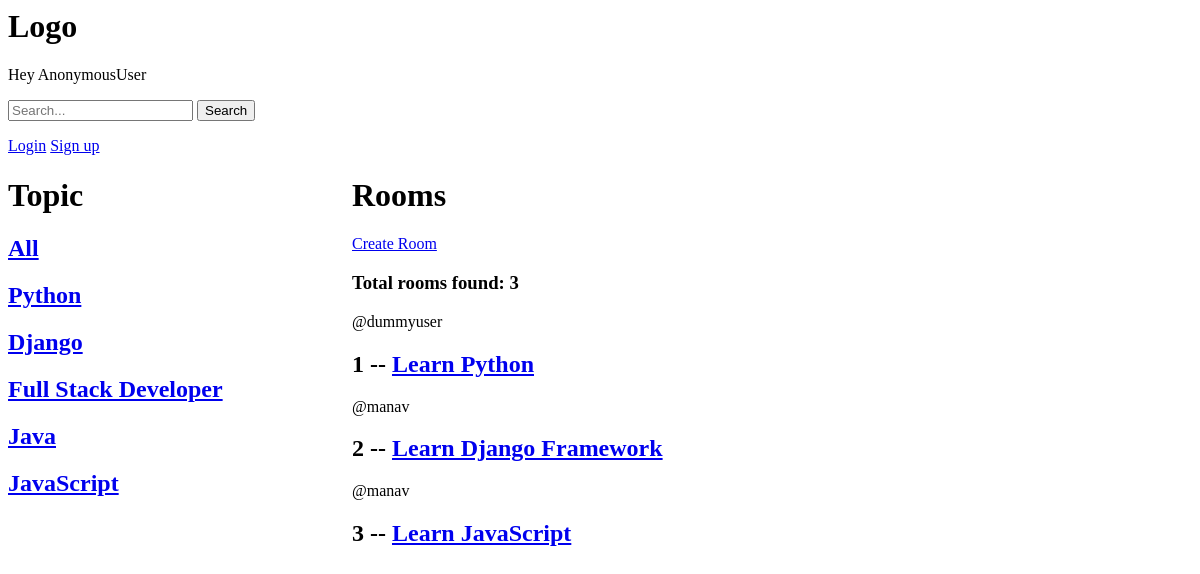
The app's page /, older data.
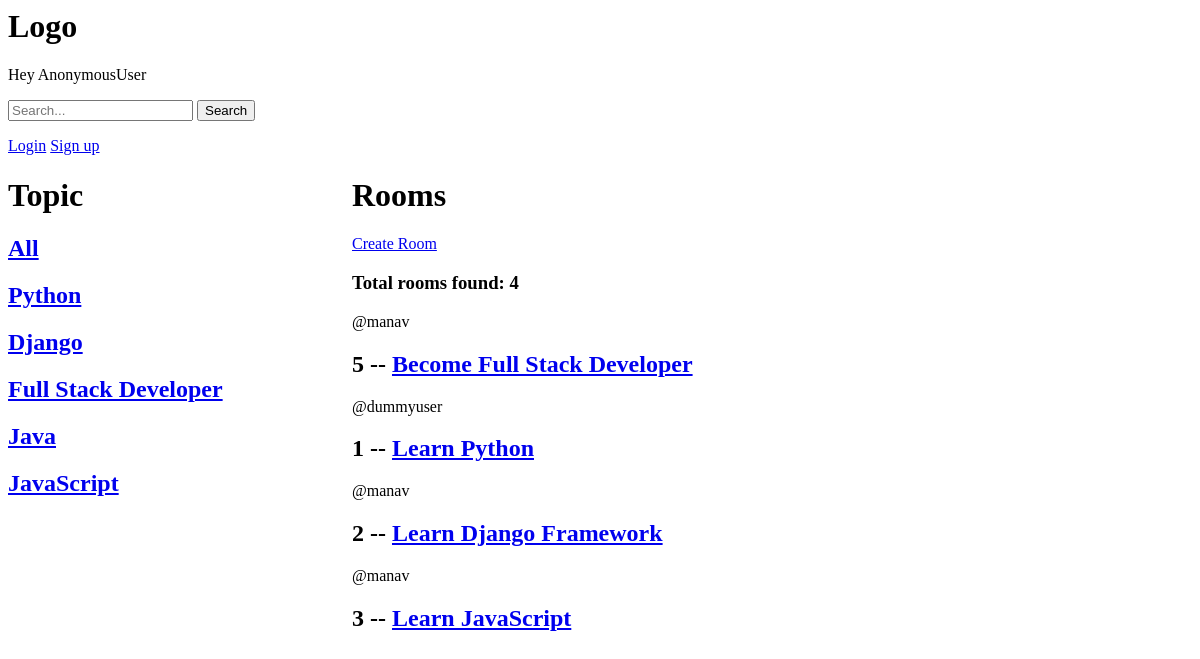
The same page, newer data.
### base/models.py (models this page shows, shortened)
class Topic(models.Model):
    name = models.CharField(max_length=150)

class Room(models.Model):
    host = models.ForeignKey(User, on_delete=models.SET_NULL, null=True)
    topic = models.ForeignKey(Topic, on_delete=models.SET_NULL, null=True)
    name = models.CharField(max_length=100)
    description = models.TextField(blank=True, null=True)
    participants = models.ManyToManyField(User, related_name='participants', blank=True)
    updated = models.DateTimeField(auto_now=True)
    created = models.DateTimeField(auto_now_add=True)
    class Meta:
        ordering = ['-updated', '-created']

### base/views.py (the view)
# urls.py: path('', views.home, name='home'),
def home(request):
    q = request.GET.get('q') if request.GET.get('q') != None else ''
    room_list = Room.objects.filter(Q(topic__name__contains=q) )
    topic = Topic.objects.all()
    room_count = room_list.count()
    context = {'rooms': room_list, 'topics': topic, 'room_count': room_count}
    return render(request, 'base/home.html', context)

### base/templates/base/home.html (shortened to what this page needs)
{% extends 'main.html' %} {% block content %}
<div class="home-container">
  <div class="topic-container">
    <h1>Topic</h1>
    <a href="{% url 'home' %}" ><h2>All</h2></a>
    {% for topic in topics %}
    <a href="{% url 'home' %}?q={{topic.name}}">
      <h2>{{ topic.name }}</h2>
    </a>
    {% endfor %}
  </div>
  <div class="room-container">
    <h1>Rooms</h1>
    <a href="/create-room">Create Room</a>
    <h3>Total rooms found: {{ room_count }}</h3>
    {% for room in rooms %}
    <div>
      <span> @{{ room.host }} </span>
      <h2>
        {{ room.id }} -- <a href="room/{{ room.id }}"> {{ room.name }} </a>
      </h2>
    </div>
    {% endfor %}
  </div>
</div>
{% endblock content %}

### templates/main.html (shortened to what this page needs)
<html>
<head>
</head>
<body>
    {% include 'navbar.html' %}
    {% block content %}
    {% endblock content %}
</body>
</html>

### templates/navbar.html
<a>
    <h1>Logo</h1>
</a>
<p>Hey {{request.user}}</p>
<form method = 'GET' action = "{% url 'home' %}">
    <input type = 'text' name = 'q' placeholder = 'Search...'>
    <input type = 'submit' value = 'Search'>
</form>
{% if user.is_authenticated %}
    <a href = "{% url 'logout' %}">Logout</a>
{% else %}
    <a href = "{% url 'login' %}">Login</a>
    <a href = "{% url 'register' %}">Sign up</a>
{% endif %}

### base/templates/base/home.html (style rules this page uses)
.home-container { display: grid; grid-template-columns: 1fr 3fr; grid-gap: 4rem; }

Row changes from the older to the newer data that the page shows:
added Room: host "manav", id "5", name "Become Full Stack Developer"
Text that changed along with them:
{{ room_count }}: "3" → "4"
